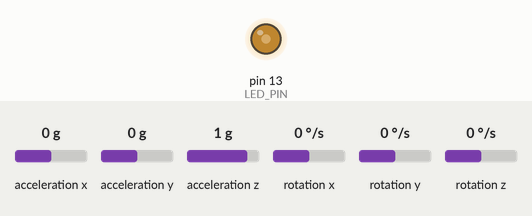
Simulated run of this sketch. Board: Arduino Uno, built with avr-gcc and run on an emulated ATmega328P. Shown: output pins drawn as LEDs (lit = HIGH). The test bench sets the inputs (shaded band); at power-on: rotation x 0 °/s, rotation z 0 °/s, rotation y 0 °/s, acceleration x 0 g, acceleration y 0 g, acceleration z 1 g. What the sketch prints to the serial monitor is not drawn.

Above: at 1.28 s.
1.3 s: rotation x set to -192 °/s
4.3 s: rotation z set to 100 °/s
7.3 s: rotation y set to -5 °/s
10.3 s: rotation y set to -8 °/s
13.3 s: rotation y set to 0 °/s
Timing chart, 0 to 17.3 s (numbered marks = the images above; inputs shaded):
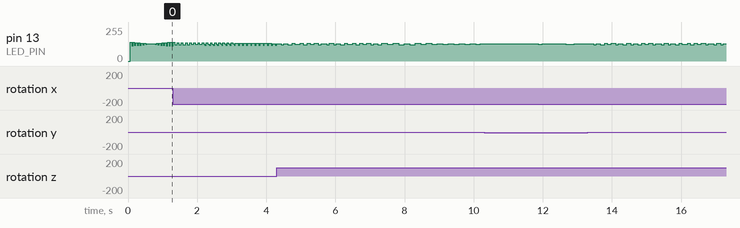

The sketch:

MPU6050_calibration.ino
```cpp
// I2C device class (I2Cdev) demonstration Arduino sketch for MPU6050 class
// 10/7/2011 by Jeff Rowberg <jeff@rowberg.net>
// Updates should (hopefully) always be available at https://github.com/jrowberg/i2cdevlib
//
// Changelog:
//      2013-05-08 - added multiple output formats
//                 - added seamless Fastwire support
//      2011-10-07 - initial release

/* ============================================
I2Cdev device library code is placed under the MIT license
Copyright (c) 2011 Jeff Rowberg

Permission is hereby granted, free of charge, to any person obtaining a copy
of this software and associated documentation files (the "Software"), to deal
in the Software without restriction, including without limitation the rights
to use, copy, modify, merge, publish, distribute, sublicense, and/or sell
copies of the Software, and to permit persons to whom the Software is
furnished to do so, subject to the following conditions:

The above copyright notice and this permission notice shall be included in
all copies or substantial portions of the Software.

THE SOFTWARE IS PROVIDED "AS IS", WITHOUT WARRANTY OF ANY KIND, EXPRESS OR
IMPLIED, INCLUDING BUT NOT LIMITED TO THE WARRANTIES OF MERCHANTABILITY,
FITNESS FOR A PARTICULAR PURPOSE AND NONINFRINGEMENT. IN NO EVENT SHALL THE
AUTHORS OR COPYRIGHT HOLDERS BE LIABLE FOR ANY CLAIM, DAMAGES OR OTHER
LIABILITY, WHETHER IN AN ACTION OF CONTRACT, TORT OR OTHERWISE, ARISING FROM,
OUT OF OR IN CONNECTION WITH THE SOFTWARE OR THE USE OR OTHER DEALINGS IN
THE SOFTWARE.
===============================================
*/

// I2Cdev and MPU6050 must be installed as libraries, or else the .cpp/.h files
// for both classes must be in the include path of your project
#include "I2Cdev.h"
#include "MPU6050.h"

// Arduino Wire library is required if I2Cdev I2CDEV_ARDUINO_WIRE implementation
// is used in I2Cdev.h
#if I2CDEV_IMPLEMENTATION == I2CDEV_ARDUINO_WIRE
    #include "Wire.h"
#endif

// class default I2C address is 0x68
// specific I2C addresses may be passed as a parameter here
// AD0 low = 0x68 (default for InvenSense evaluation board)
// AD0 high = 0x69
MPU6050 mpu;
//MPU6050 mpu(0x69); // <-- use for AD0 high

int16_t ax, ay, az;
int16_t gx, gy, gz;

int32_t fax, fay, faz;
int32_t fgx, fgy, fgz;


// uncomment "OUTPUT_READABLE_mpu" if you want to see a tab-separated
// list of the accel X/Y/Z and then gyro X/Y/Z values in decimal. Easy to read,
// not so easy to parse, and slow(er) over UART.
#define OUTPUT_READABLE_mpu

// uncomment "OUTPUT_BINARY_mpu" to send all 6 axes of data as 16-bit
// binary, one right after the other. This is very fast (as fast as possible
// without compression or data loss), and easy to parse, but impossible to read
// for a human.
//#define OUTPUT_BINARY_mpu


#define LED_PIN 13
bool blinkState = false;

void setup() {
    // join I2C bus (I2Cdev library doesn't do this automatically)
    #if I2CDEV_IMPLEMENTATION == I2CDEV_ARDUINO_WIRE
        Wire.begin();
    #elif I2CDEV_IMPLEMENTATION == I2CDEV_BUILTIN_FASTWIRE
        Fastwire::setup(400, true);
    #endif

    // initialize serial communication
    // (38400 chosen because it works as well at 8MHz as it does at 16MHz, but
    // it's really up to you depending on your project)
    Serial.begin(250000);

    // initialize device
    Serial.println("Initializing I2C devices...");
    mpu.initialize();


    // verify connection
    Serial.println("Testing device connections...");
    Serial.println(mpu.testConnection() ? "MPU6050 connection successful" : "MPU6050 connection failed");

    mpu.setFullScaleGyroRange(3);
    mpu.setDLPFMode(MPU6050_DLPF_BW_188);

    // use the code below to change accel/gyro offset values


    Serial.println("Updating internal sensor offsets...");
    // -76	-2359	1688	0	0	0
    Serial.print(mpu.getXAccelOffset()); Serial.print("\t"); // -76
    Serial.print(mpu.getYAccelOffset()); Serial.print("\t"); // -2359
    Serial.print(mpu.getZAccelOffset()); Serial.print("\t"); // 1688
    Serial.print(mpu.getXGyroOffset()); Serial.print("\t"); // 0
    Serial.print(mpu.getYGyroOffset()); Serial.print("\t"); // 0
    Serial.print(mpu.getZGyroOffset()); Serial.print("\t"); // 0
    Serial.print("\n");
    mpu.setXAccelOffset(-9070/8);
    mpu.setYAccelOffset(-29100/8);
    mpu.setZAccelOffset(+602/8+14584/8);
    mpu.setXGyroOffset(59/4);
    mpu.setYGyroOffset(332/4);
    mpu.setZGyroOffset(40/4);
    Serial.print(mpu.getXAccelOffset()); Serial.print("\t"); // -76
    Serial.print(mpu.getYAccelOffset()); Serial.print("\t"); // -2359
    Serial.print(mpu.getZAccelOffset()); Serial.print("\t"); // 1688
    Serial.print(mpu.getXGyroOffset()); Serial.print("\t"); // 0
    Serial.print(mpu.getYGyroOffset()); Serial.print("\t"); // 0
    Serial.print(mpu.getZGyroOffset()); Serial.print("\t"); // 0
    Serial.print("\n");
    /**/

    // configure Arduino LED for
    pinMode(LED_PIN, OUTPUT);
}

void loop() {
    // read raw accel/gyro measurements from device
    mpu.getMotion6(&ax, &ay, &az, &gx, &gy, &gz);

    // these methods (and a few others) are also available
    //mpu.getAcceleration(&ax, &ay, &az);
    //mpu.getRotation(&gx, &gy, &gz);
    #define N 100

    fax = (fax*(N-1)+ax)/N;
    fay = (fay*(N-1)+ay)/N;
    faz = (faz*(N-1)+az)/N;
    fgx = (fgx*(N-1)+gx)/N;
    fgy = (fgy*(N-1)+gy)/N;
    fgz = (fgz*(N-1)+gz)/N;


    #ifdef OUTPUT_READABLE_mpu
        // display tab-separated accel/gyro x/y/z values
        //Serial.print(ax); Serial.print(", ");
        //Serial.print(ay); Serial.print(", ");
        //Serial.print(az); Serial.print(", ");
        Serial.print(gx); Serial.print(", ");
        Serial.print(gy); Serial.print(", ");
        Serial.print(gz);
        Serial.print("\n");
    #endif

    #ifdef OUTPUT_BINARY_mpu
        Serial.write((uint8_t)(ax >> 8)); Serial.write((uint8_t)(ax & 0xFF));
        Serial.write((uint8_t)(ay >> 8)); Serial.write((uint8_t)(ay & 0xFF));
        Serial.write((uint8_t)(az >> 8)); Serial.write((uint8_t)(az & 0xFF));
        Serial.write((uint8_t)(gx >> 8)); Serial.write((uint8_t)(gx & 0xFF));
        Serial.write((uint8_t)(gy >> 8)); Serial.write((uint8_t)(gy & 0xFF));
        Serial.write((uint8_t)(gz >> 8)); Serial.write((uint8_t)(gz & 0xFF));
    #endif

    // blink LED to indicate activity
    blinkState = !blinkState;
    digitalWrite(LED_PIN, blinkState);
}
```
